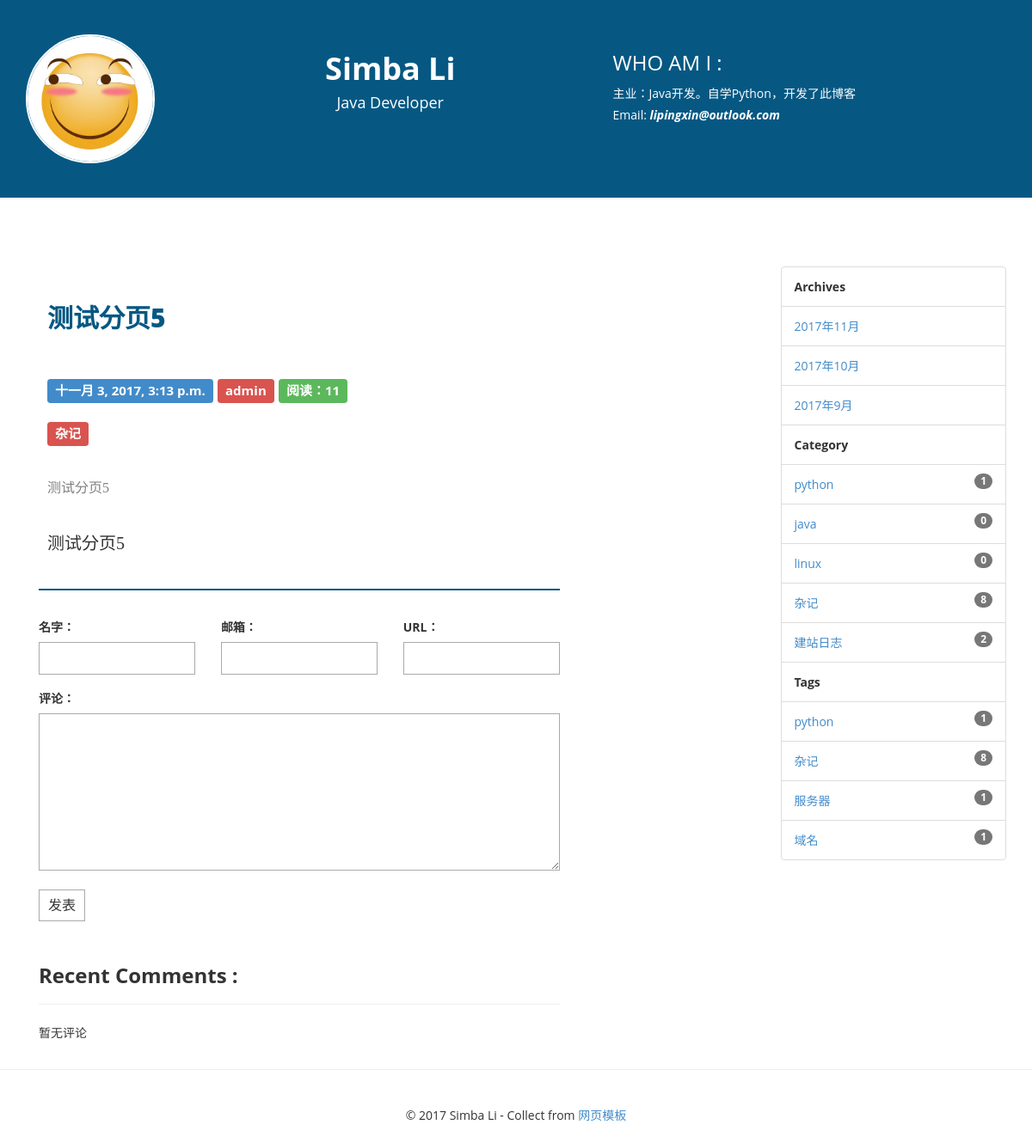
Screenshot of /post/11/ with the database file from the repository.
### blog/models.py (models this page shows, shortened)
class Post(models.Model):
    title = models.CharField(max_length=70)
    body = models.TextField()
    create_time = models.DateTimeField(auto_now_add=True)
    modified_time = models.DateTimeField(auto_now=True)
    excerpt = models.CharField(max_length=200, blank=True)
    category = models.ForeignKey(Category)
    tags = models.ManyToManyField(Tag, blank=True)
    author = models.ForeignKey(User)
    is_delete = models.IntegerField(default=1)
    views = models.PositiveIntegerField(default=0)
    def increase_views(self):
        self.views += 1
        self.save(update_fields=['views'])
    class Meta:
        ordering = ['-create_time']

class Tag(models.Model):
    name = models.CharField(max_length=50)

class Category(models.Model):
    name = models.CharField(max_length=100)

### blog/views.py (the view)
# urls.py: url(r'^post/(?P<pk>[0-9]+)/$', views.detail, name='detail'),
def detail(request, pk):
    post = get_object_or_404(Post, pk=pk)
    post.increase_views()
    post.body = markdown.markdown(post.body,
                                  extensions=[
                                      'markdown.extensions.extra',
                                      'markdown.extensions.codehilite',
                                      'markdown.extensions.toc', ])
    form = CommentForm()
    comments = post.comments_set.all()
    context = {'post': post,
               'form': form,
               'comments': comments}
    return render(request, 'blog/detail.html', context=context)

### comments/forms.py
class CommentForm(forms.ModelForm):
    class Meta:
        model = Comments
        fields = ['name', 'email', 'url', 'text']

### blog/templatetags/blog_tags.py (called while the page is built)
@register.simple_tag()
def archives():
    return Post.objects.dates('create_time', 'month', order='DESC')

@register.simple_tag()
def get_categories():
    return Category.objects.all()

@register.simple_tag()
def get_tags():
    return Tag.objects.annotate(num_post=Count('post'))

### templates/blog/detail.html (shortened to what this page needs)
{% extends 'layout.html' %}
{% block main %}
<div class="col-md-9">
    <div class="blog-main">
        <div class="heading-blog">
            {{ post.title }}
        </div>
        <div class="blog-info">
            <span class="label label-primary">{{ post.create_time }}</span>
            <span class="label label-danger">{{ post.author }}</span>
            <span class="label label-success">阅读：{{ post.views }}</span>
            <br/>
            <br/>
            {% for tag in post.tags.all %}
                <span class="label label-danger" {% if not forloop.first %} style="margin-left: 5px;" {% endif %}>
                    <a href="{% url 'blog:tag' tag.pk %}" style="color: #fff;">{{ tag.name }}</a>
                </span>
            {% endfor %}
        </div>
        <div class="blog-txt" style="font-size:16px;color: #808080">
            {{ post.excerpt }}
        </div>
        <div class="blog-txt">
            {{ post.body | safe }}
        </div>
    </div>
    <div>
        <form action="{% url 'comment:post_comment' post.pk %}" method="post" class="comment-form">
            <div class="row">
                <div class="col-md-4">
                    <label for="{{ form.name.id_for_label }}">名字：</label>
                    {{ form.name }}
                </div>
                <div class="col-md-4">
                    <label for="{{ form.email.id_for_label }}">邮箱：</label>
                    {{ form.email }}
                </div>
                <div class="col-md-4">
                    <label for="{{ form.url.id_for_label }}">URL：</label>
                    {{ form.url }}
                </div>
                <div class="col-md-12">
                    <label for="{{ form.text.id_for_label }}">评论：</label>
                    {{ form.text }}
                    <button type="submit" class="comment-btn">发表</button>
                </div>
            </div>
        </form>
    </div>
    <h3 style="margin-top: 50px"><strong>Recent Comments :</strong></h3>
    <hr/>
    <ul class="media-list">
        {% for comment in comments %}
            <li class="media">
                <div class="media-body">
                    <h4 class="media-heading">
                        <pre>{{ comment.name }}</pre>：
                        <time style="font-size: small; color: grey">{{ comment.create_time }}</time>
                    </h4>
                    <p>
                        <pre>{{ comment.text }}</pre>
                    </p>
                </div>
            </li>
        {% empty %}
            暂无评论
        {% endfor %}
    </ul>
</div>
{% endblock main %}

### templates/layout.html (shortened to what this page needs)
{% load staticfiles %}
{% load blog_tags %}
<!DOCTYPE html>
<html xmlns="http://www.w3.org/1999/xhtml">
<head>
    <link href="{% static 'blog/css/bootstrap.css' %}" rel="stylesheet"/>
    <link href="{% static 'blog/css/font-awesome.css' %}" rel="stylesheet"/>
    <link href="{% static 'blog/css/style.css' %}" rel="stylesheet"/>
    <link href="{% static 'blog/css/highlights/github.css' %}" rel="stylesheet">
</head>
<body>
<section class="header-section">
    <div class="container">
        <div class="row">
            <div class="col-md-2">
                <a href="{% url 'blog:index' %}">
                    <img src="{% static 'blog/img/headimage.jpg' %}" class="img-circle img-responsive"/>
                </a>
            </div>
            <div class="col-md-5 text-center">
                <h1><strong>Simba Li </strong></h1>
                <h4>Java Developer</h4>
            </div>
            <div class="col-md-5">
                <h3>WHO AM I :</h3>
                主业：Java开发。自学Python，开发了此博客
                <br />
                Email: <i><strong>lipingxin@outlook.com</strong></i>
            </div>
        </div>
    </div>
</section>
<section>
    <div class="container">
        <div class="row">
            <div class="col-md-2 spon-txt"></div>
        </div>
    </div>
</section>
<section>
    <div class="container">
        <div class="row">
            <div class="col-md-9">
            {% block main %}
            {% endblock main %}
            </div>
            <div class="col-md-3">
                <ul class="list-group">
                    <li class="list-group-item">
                        <strong>Archives</strong>
                    </li>
                    {% archives as date_list %}
                    {% for date in date_list %}
                        <li class="list-group-item">
                            <a href="{% url 'blog:archive' date.year date.month %}">
                                {{ date.year }}年{{ date.month }}月
                            </a>
                        </li>
                        {% empty %}
                        <li class="list-group-item">
                            <span class="badge">104</span>暂无归档
                        </li>
                    {% endfor %}
                    <li class="list-group-item">
                        <strong>Category</strong>
                    </li>
                    {% get_categories as categories %}
                    {% for category in categories %}
                        <li class="list-group-item">
                            <span class="badge">{{ category.post_set.count }}</span>
                            <a href="{% url 'blog:category' category.pk %}">
                                {{ category.name }}
                            </a>
                        </li>
                    {% endfor %}
                    <li class="list-group-item">
                        <strong>Tags</strong>
                    </li>
                    {% get_tags as tags %}
                    {% for tag in tags %}
                        <li class="list-group-item">
                            <span class="badge">{{ tag.num_post }}</span>
                            <a href="{% url 'blog:tag' tag.pk %}">
                                {{ tag.name }}
                            </a>
                        </li>
                    {% endfor %}
                </ul>
                <br/>
            </div>
        </div>
    </div>
</section>
<hr/>
<div class="container">
    <div class="row">
        <div class="col-md-12 text-center set-foot">
            &copy 2017 Simba Li - Collect from <a
                href="http://www.cssmoban.com/" title="网页模板" target="_blank">网页模板</a>
        </div>
    </div>
</div>
</body>
</html>

### blog/static/blog/css/style.css (style rules this page uses)
﻿ html, body { padding-top:0px; margin:0px; }
body { font-family: 'Open Sans', sans-serif; line-height:25px; font-size:14px; }
.header-section { background-color:#065883; color:#fff; padding:40px 5px; }
.header-section img { max-width:150px; border:2px solid #fff; }
.spon-txt { padding:40px 5px; font-size:25px; font-weight:800; }
.blog-main { padding:10px 5px; border-bottom:2px solid #065883; margin-bottom:30px; }
.heading-blog { font-size:30px; color:#065883; font-weight:800; padding:30px 5px; line-height:40px; }
.blog-info { padding:20px 5px; font-size:20px; font-weight:normal; }
.blog-txt { padding:20px 5px; font-family:Andalus ; font-size:20px; font-weight:normal; }
.set-foot { padding:20px 5px; }
.contact-form input, .comment-form input { border: 1px solid #aaa; margin-bottom: 15px; width: 100%; padding: 7px 15px; font-size: 16px; line-height: 100%; transition: 0.4s border-color linear; }
.contact-form textarea, .comment-form textarea { border: 1px solid #aaa; margin-bottom: 15px; width: 100%; padding: 7px 15px; font-size: 16px; line-height: 15px !important; min-height: 183px; transition: 0.4s border-color linear; }
.comment-form { margin-top: 15px; }
.comment-form .comment-btn { background-color: #fff; border: 1px solid #aaa; font-size: 16px; padding: 5px 10px; }

### rows the page displays
Post: title "测试分页5", create_time "十一月 3, 2017, 3:13 p.m.", author "admin", views "11", excerpt "测试分页5", body "测试分页5"
Tag: name "杂记", num_post "8"
Category: post_set.count "1", name "python"
Category: post_set.count "0", name "java"
Category: post_set.count "0", name "linux"
Category: post_set.count "8", name "杂记"
Category: post_set.count "2", name "建站日志"
Tag: num_post "1", name "python"
Tag: num_post "1", name "服务器"
Tag: num_post "1", name "域名"

### other values shown
{{ date.year }} "2017" "2017" "2017"
{{ date.month }} "11" "10" "9"
